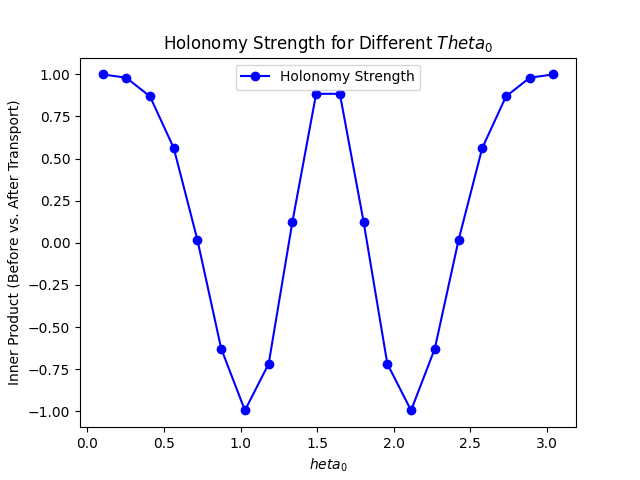

Python code for this plot:
import numpy as np
import matplotlib.pyplot as plt
from mpl_toolkits.mplot3d import Axes3D
from scipy.integrate import solve_ivp

def cartesian_to_spherical(x, y, z):
    r = np.sqrt(x**2 + y**2 + z**2)
    theta = np.arccos(z / r) if r != 0 else 0
    phi = np.arctan2(y, x)
    return r, theta, phi

def spherical_to_cartesian(r, theta, phi):
    x = r * np.sin(theta) * np.cos(phi)
    y = r * np.sin(theta) * np.sin(phi)
    z = r * np.cos(theta)
    return x, y, z

def spherical_basis_to_cartesian(theta, phi):
    e_r = np.array([np.sin(theta) * np.cos(phi), np.sin(theta) * np.sin(phi), np.cos(theta)])
    e_theta = np.array([np.cos(theta) * np.cos(phi), np.cos(theta) * np.sin(phi), -np.sin(theta)])
    e_phi = np.array([-np.sin(phi), np.cos(phi), 0])
    return e_r, e_theta, e_phi

def parallel_transport_equation_phi(phi, n, theta_0):
    n_theta, n_phi = n
    dn_theta = np.cos(theta_0) * n_phi
    dn_phi = -np.cos(theta_0) * n_theta
    return [dn_theta, dn_phi]

def parallel_transport_vector_phi(alpha, beta, theta_0, phi_0, phi_f, steps=100):
    phi_vals = np.linspace(phi_0, phi_f, steps)
    sol = solve_ivp(parallel_transport_equation_phi, [phi_0, phi_f], [alpha, beta], args=(theta_0,), t_eval=phi_vals)
    final_vector = sol.y[:, -1]
    initial_vector = np.array([alpha, beta])
    inner_product = np.dot(initial_vector, final_vector)
    return inner_product

def plot_holonomy_strength(theta_values, phi_f=2*np.pi, steps=100):
    holonomy_values = []
    
    for theta_0 in theta_values:
        alpha = np.cos(theta_0)  # Ensure general vector
        beta = np.sin(theta_0)
        holonomy = parallel_transport_vector_phi(alpha, beta, theta_0, 0, phi_f, steps)
        holonomy_values.append(holonomy)
    
    plt.figure()
    plt.plot(theta_values, holonomy_values, 'bo-', label='Holonomy Strength')
    plt.xlabel(r'$	heta_0$')
    plt.ylabel('Inner Product (Before vs. After Transport)')
    plt.title('Holonomy Strength for Different $Theta_0$')
    plt.legend()
    plt.savefig("holonomy.png")

# Example: Measure holonomy strength for different θ_0 values
theta_values = np.linspace(0.1, np.pi - 0.1, 20)  # Avoid singularities at poles
plot_holonomy_strength(theta_values)
